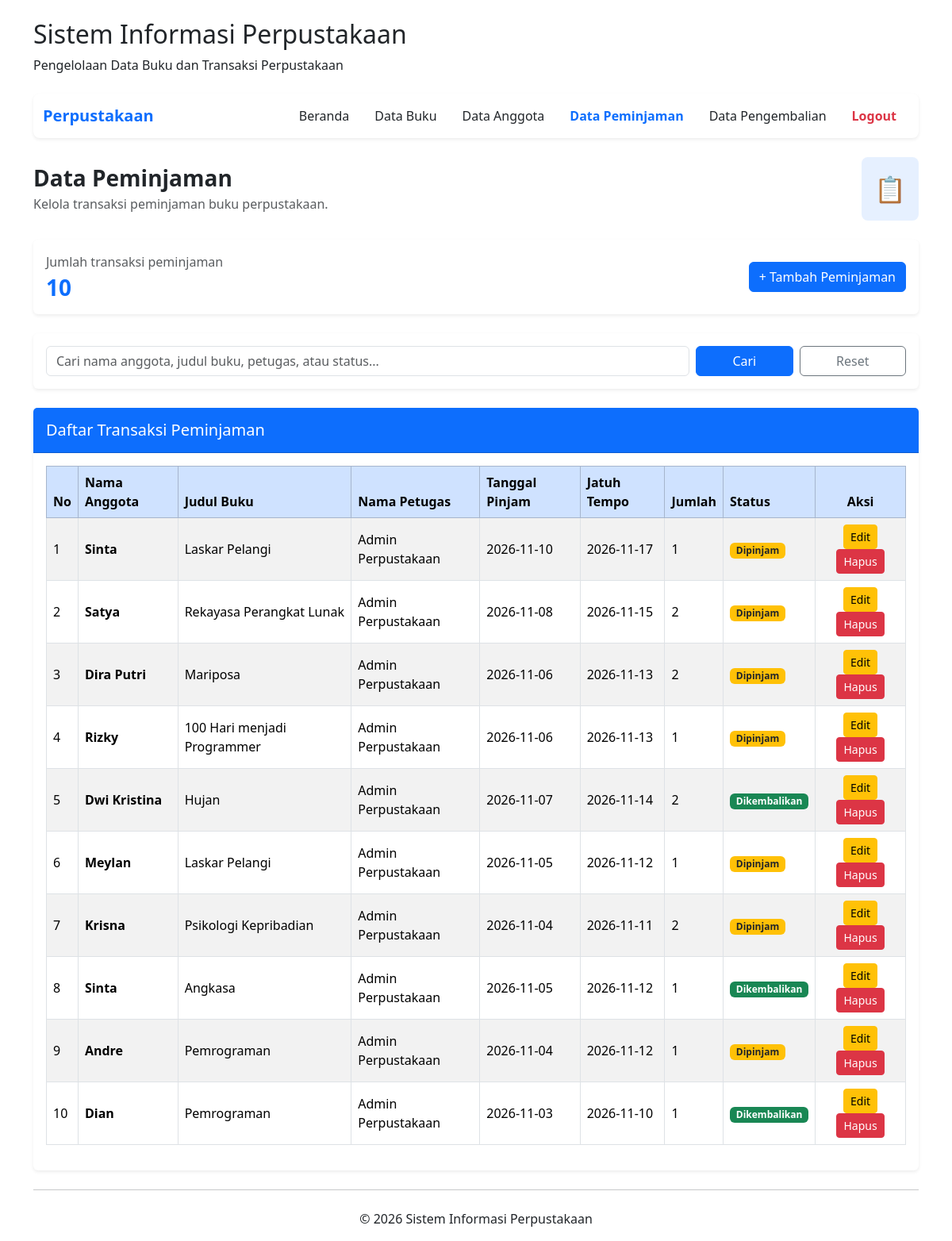
Screenshot of /index.php?action=peminjaman (signed in) with the database file from the repository.
### tables this page shows
CREATE TABLE `tb_peminjaman` (
  `id_peminjaman` int NOT NULL,
  `id_anggota` int NOT NULL,
  `id_buku` int NOT NULL,
  `id_petugas` int NOT NULL,
  `tanggal_pinjam` date NOT NULL,
  `tanggal_jatuh_tempo` date NOT NULL,
  `jumlah` int NOT NULL DEFAULT '1',
  `status_peminjaman` enum('Dipinjam','Dikembalikan') NOT NULL DEFAULT 'Dipinjam'
);

CREATE TABLE `tb_anggota` (
  `id_anggota` int NOT NULL,
  `nama_anggota` varchar(100) NOT NULL,
  `alamat` text,
  `nomor_telepon` varchar(15) DEFAULT NULL
);

CREATE TABLE `tb_buku` (
  `id_buku` int NOT NULL,
  `judul_buku` varchar(150) NOT NULL,
  `penulis` varchar(100) NOT NULL,
  `penerbit` varchar(100) DEFAULT NULL,
  `tahun_terbit` year DEFAULT NULL,
  `stok` int NOT NULL DEFAULT '0'
);

CREATE TABLE `tb_petugas` (
  `id_petugas` int NOT NULL,
  `nama_petugas` varchar(100) NOT NULL,
  `email` varchar(100) DEFAULT NULL,
  `username` varchar(50) NOT NULL,
  `password` varchar(255) NOT NULL
);

### App/Controllers/PeminjamanController.php (called while the page is built, shortened)
<?php
require_once __DIR__ . '/../models/PeminjamanModel.php';
class PeminjamanController
{
    private $peminjamanModel;
    public function __construct()
    {
        $this->peminjamanModel = new PeminjamanModel();
    }
    public function index()
    {
        $keyword = trim($_GET['keyword'] ?? '');
        $limit = 10;
        $halaman = filter_input(INPUT_GET, 'halaman', FILTER_VALIDATE_INT);
        if (!$halaman || $halaman < 1) {
            $halaman = 1;
        }
        $totalData = $this->peminjamanModel->hitungTotalPeminjaman($keyword);
        $totalHalaman = max(1, (int) ceil($totalData / $limit));
        $halaman = min($halaman, $totalHalaman);
        $offset = ($halaman - 1) * $limit;
        $data = $this->peminjamanModel->getPeminjamanPagination(
            $keyword,
            $limit,
            $offset
        );
        require __DIR__ . '/../views/peminjaman.php';
    }
}

### App/Config/koneksi.php (called while the page is built)
<?php
class Database
{
    private $host = 'localhost';
    private $dbname = 'perpustakaan';
    private $username = 'root';
    private $password = '';
    public function getConnection()
    {
        try {
            $conn = new PDO(
                "mysql:host={$this->host};dbname={$this->dbname};charset=utf8mb4",
                $this->username,
                $this->password
            );
            $conn->setAttribute(
                PDO::ATTR_ERRMODE,
                PDO::ERRMODE_EXCEPTION
            );
            return $conn;
        } catch (PDOException $e) {
            die('Koneksi database gagal: ' . $e->getMessage());
        }
    }
}

### App/Models/PeminjamanModel.php (called while the page is built, shortened)
<?php
require_once __DIR__ . '/../config/koneksi.php';
class PeminjamanModel
{
    private $db;
    public function __construct()
    {
        $database = new Database();
        $this->db = $database->getConnection();
    }
    public function getPeminjamanPagination($keyword, $limit, $offset)
    {
        $sql = "SELECT
                    p.*,
                    a.nama_anggota,
                    b.judul_buku,
                    pt.nama_petugas
                FROM tb_peminjaman p
                JOIN tb_anggota a ON p.id_anggota = a.id_anggota
                JOIN tb_buku b ON p.id_buku = b.id_buku
                JOIN tb_petugas pt ON p.id_petugas = pt.id_petugas
                WHERE a.nama_anggota LIKE :nama
                    OR b.judul_buku LIKE :judul
                    OR p.status_peminjaman LIKE :status
                ORDER BY p.id_peminjaman DESC
                LIMIT :limit OFFSET :offset";
        $stmt = $this->db->prepare($sql);
        $cari = '%' . $keyword . '%';
        $stmt->bindValue(':nama', $cari, PDO::PARAM_STR);
        $stmt->bindValue(':judul', $cari, PDO::PARAM_STR);
        $stmt->bindValue(':status', $cari, PDO::PARAM_STR);
        $stmt->bindValue(':limit', (int) $limit, PDO::PARAM_INT);
        $stmt->bindValue(':offset', (int) $offset, PDO::PARAM_INT);
        $stmt->execute();
        return $stmt->fetchAll(PDO::FETCH_ASSOC);
    }
    public function hitungTotalPeminjaman($keyword)
    {
        $sql = "SELECT COUNT(*)
                FROM tb_peminjaman p
                JOIN tb_anggota a ON p.id_anggota = a.id_anggota
                JOIN tb_buku b ON p.id_buku = b.id_buku
                WHERE a.nama_anggota LIKE :nama
                    OR b.judul_buku LIKE :judul
                    OR p.status_peminjaman LIKE :status";
        $stmt = $this->db->prepare($sql);
        $cari = '%' . $keyword . '%';
        $stmt->bindValue(':nama', $cari, PDO::PARAM_STR);
        $stmt->bindValue(':judul', $cari, PDO::PARAM_STR);
        $stmt->bindValue(':status', $cari, PDO::PARAM_STR);
        $stmt->execute();
        return $stmt->fetchColumn();
    }
}

### App/Views/peminjaman.php (the view, shortened to what this page needs)
<?php require __DIR__ . '/templates/header.php'; ?>
<?php require __DIR__ . '/templates/navbar.php'; ?>
<div class="d-flex justify-content-between align-items-center mb-4">
    <div>
        <h3 class="fw-bold mb-1">Data Peminjaman</h3>
        <p class="text-muted mb-0">
            Kelola transaksi peminjaman buku perpustakaan.
        </p>
    </div>
    <div class="bg-primary bg-opacity-10 text-primary rounded-3 p-3">
        <span class="fs-2">📋</span>
    </div>
</div>
<div class="card border-0 shadow-sm mb-4">
    <div class="card-body">
        <div class="d-flex justify-content-between align-items-center">
            <div>
                <p class="text-muted mb-1">Jumlah transaksi peminjaman</p>
                <h3 class="fw-bold text-primary mb-0">
                    <?= (int) $totalData ?>
                </h3>
            </div>
            <a href="index.php?action=tambahPeminjaman"
               class="btn btn-primary">
                + Tambah Peminjaman
            </a>
        </div>
    </div>
</div>
<div class="card border-0 shadow-sm mb-4">
    <div class="card-body">
        <form action="index.php" method="GET">
            <div class="row g-2">
                <div class="col-md-9">
                    <input
                        type="text"
                        name="keyword"
                        class="form-control"
                        placeholder="Cari nama anggota, judul buku, petugas, atau status..."
                        value="<?= htmlspecialchars($keyword) ?>"
                    >
                </div>
                <div class="col-md-3 d-flex gap-2">
                    <button type="submit"
                            class="btn btn-primary flex-fill">
                        Cari
                    </button>
                    <a href="index.php?action=peminjaman"
                       class="btn btn-outline-secondary flex-fill">
                        Reset
                    </a>
                </div>
            </div>
        </form>
    </div>
</div>
<div class="card border-0 shadow-sm mb-4">
    <div class="card-header bg-primary text-white py-3">
        <h5 class="mb-0">Daftar Transaksi Peminjaman</h5>
    </div>
    <div class="card-body">
        <div class="table-responsive">
            <table class="table table-bordered table-striped table-hover align-middle">
                <thead class="table-primary">
                    <tr>
                        <th>No</th>
                        <th>Nama Anggota</th>
                        <th>Judul Buku</th>
                        <th>Nama Petugas</th>
                        <th>Tanggal Pinjam</th>
                        <th>Jatuh Tempo</th>
                        <th>Jumlah</th>
                        <th>Status</th>
                        <th class="text-center">Aksi</th>
                    </tr>
                </thead>
                <tbody>
                    <?php if (!empty($data)): ?>
                        <?php $no = $offset + 1; ?>
                        <?php foreach ($data as $peminjaman): ?>
                            <tr>
                                <td><?= $no++ ?></td>
                                <td class="fw-semibold">
                                    <?= htmlspecialchars($peminjaman['nama_anggota']) ?>
                                </td>
                                <td>
                                    <?= htmlspecialchars($peminjaman['judul_buku']) ?>
                                </td>
                                <td>
                                    <?= htmlspecialchars($peminjaman['nama_petugas']) ?>
                                </td>
                                <td>
                                    <?= htmlspecialchars($peminjaman['tanggal_pinjam']) ?>
                                </td>
                                <td>
                                    <?= htmlspecialchars($peminjaman['tanggal_jatuh_tempo']) ?>
                                </td>
                                <td>
                                    <?= htmlspecialchars((string) $peminjaman['jumlah']) ?>
                                </td>
                                <td>
                                    <?php if ($peminjaman['status_peminjaman'] == 'Dipinjam'): ?>
                                        <span class="badge bg-warning text-dark">
                                            Dipinjam
                                        </span>
                                    <?php else: ?>
                                        <span class="badge bg-success">
                                            Dikembalikan
                                        </span>
                                    <?php endif; ?>
                                </td>
                                <td class="text-center">
                                    <a href="index.php?action=editPeminjaman&id=<?= (int) $peminjaman['id_peminjaman'] ?>"
                                       class="btn btn-sm btn-warning">
                                        Edit
                                    </a>
                                    <form action="index.php?action=hapusPeminjaman"
                                          method="POST"
                                          class="d-inline"
                                          onsubmit="return confirm('Yakin ingin menghapus data peminjaman ini?');">
                                        <button type="submit"
                                                class="btn btn-sm btn-danger">
                                            Hapus
                                        </button>
                                    </form>
                                </td>
                            </tr>
                        <?php endforeach; ?>
                    <?php endif; ?>
                </tbody>
            </table>
        </div>
    </div>
</div>
<?php require __DIR__ . '/templates/footer.php'; ?>

### rows the page displays
tb_peminjaman: id_anggota.nama_anggota "Sinta", id_buku.judul_buku "Laskar Pelangi", id_petugas.nama_petugas "Admin Perpustakaan", tanggal_pinjam "2026-11-10", tanggal_jatuh_tempo "2026-11-17", jumlah "1", status_peminjaman "Dipinjam"
tb_peminjaman: id_anggota.nama_anggota "Satya", id_buku.judul_buku "Rekayasa Perangkat Lunak", id_petugas.nama_petugas "Admin Perpustakaan", tanggal_pinjam "2026-11-08", tanggal_jatuh_tempo "2026-11-15", jumlah "2", status_peminjaman "Dipinjam"
tb_peminjaman: id_anggota.nama_anggota "Dira Putri", id_buku.judul_buku "Mariposa", id_petugas.nama_petugas "Admin Perpustakaan", tanggal_pinjam "2026-11-06", tanggal_jatuh_tempo "2026-11-13", jumlah "2", status_peminjaman "Dipinjam"
tb_peminjaman: id_anggota.nama_anggota "Rizky", id_buku.judul_buku "100 Hari menjadi Programmer", id_petugas.nama_petugas "Admin Perpustakaan", tanggal_pinjam "2026-11-06", tanggal_jatuh_tempo "2026-11-13", jumlah "1", status_peminjaman "Dipinjam"
tb_peminjaman: id_anggota.nama_anggota "Dwi Kristina", id_buku.judul_buku "Hujan", id_petugas.nama_petugas "Admin Perpustakaan", tanggal_pinjam "2026-11-07", tanggal_jatuh_tempo "2026-11-14", jumlah "2", status_peminjaman "Dikembalikan"
tb_peminjaman: id_anggota.nama_anggota "Meylan", id_buku.judul_buku "Laskar Pelangi", id_petugas.nama_petugas "Admin Perpustakaan", tanggal_pinjam "2026-11-05", tanggal_jatuh_tempo "2026-11-12", jumlah "1", status_peminjaman "Dipinjam"
tb_peminjaman: id_anggota.nama_anggota "Krisna", id_buku.judul_buku "Psikologi Kepribadian", id_petugas.nama_petugas "Admin Perpustakaan", tanggal_pinjam "2026-11-04", tanggal_jatuh_tempo "2026-11-11", jumlah "2", status_peminjaman "Dipinjam"
tb_peminjaman: id_anggota.nama_anggota "Sinta", id_buku.judul_buku "Angkasa", id_petugas.nama_petugas "Admin Perpustakaan", tanggal_pinjam "2026-11-05", tanggal_jatuh_tempo "2026-11-12", jumlah "1", status_peminjaman "Dikembalikan"
tb_peminjaman: id_anggota.nama_anggota "Andre", id_buku.judul_buku "Pemrograman", id_petugas.nama_petugas "Admin Perpustakaan", tanggal_pinjam "2026-11-04", tanggal_jatuh_tempo "2026-11-12", jumlah "1", status_peminjaman "Dipinjam"
tb_peminjaman: id_anggota.nama_anggota "Dian", id_buku.judul_buku "Pemrograman", id_petugas.nama_petugas "Admin Perpustakaan", tanggal_pinjam "2026-11-03", tanggal_jatuh_tempo "2026-11-10", jumlah "1", status_peminjaman "Dikembalikan"

### other values shown
$totalData "10"
